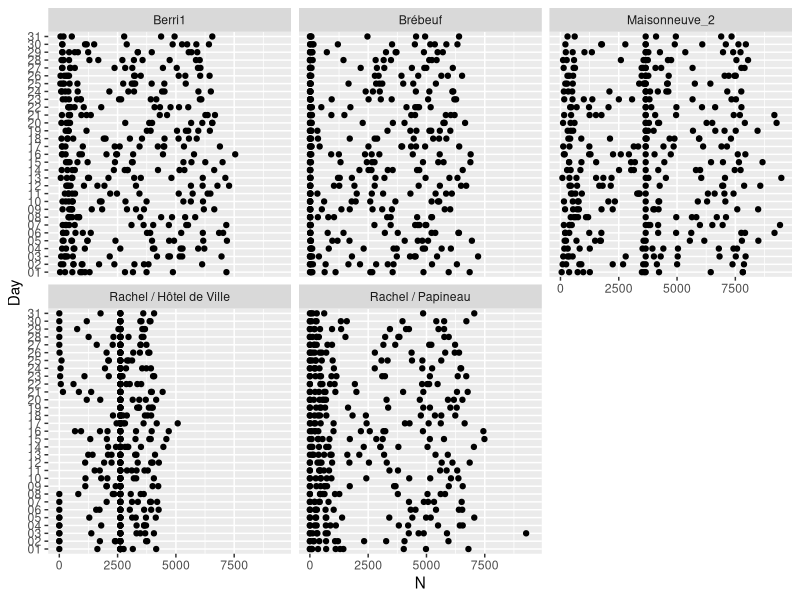
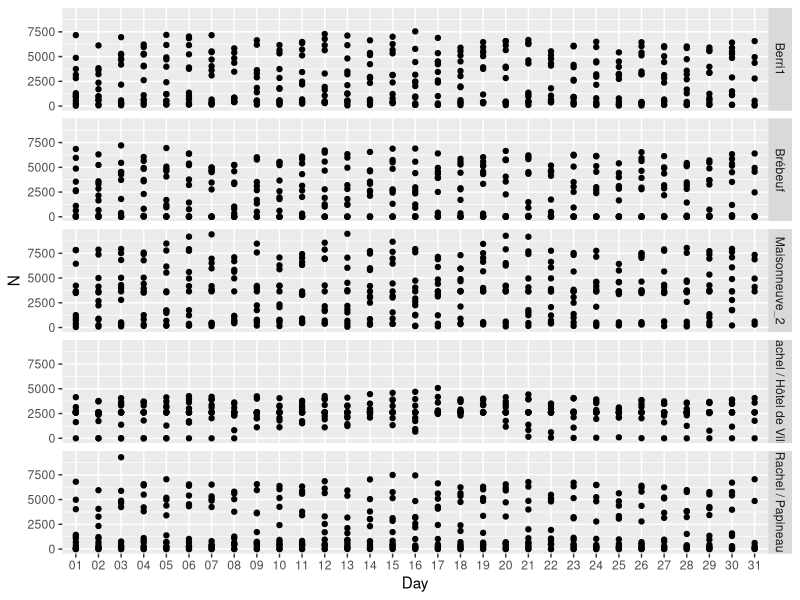
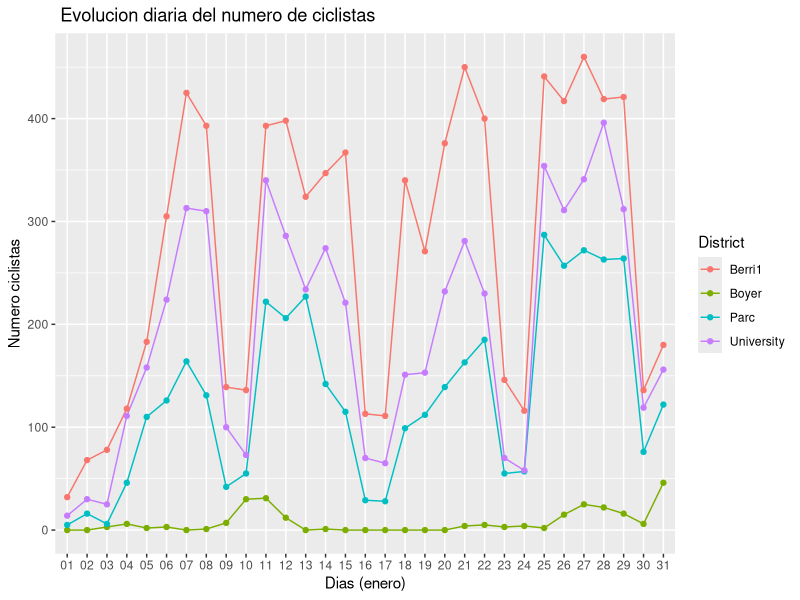

These figures' R source, in order:

library(tidyverse)
library(knitr)
bikes <- read_csv("bikes2016.csv")
str(bikes)

bikes <- dplyr::select(bikes, -Timestamp)

str(bikes)

bikes %>% 
  summarise_all(funs(100*mean(is.na(.))))

bikes <- bikes %>%
  gather(key = District, value = N, -Date) 

bikes %>%
  na.omit() %>%
  group_by(District) %>%
  summarise(personas = sum(N))

bikes %>%
  group_by(District) %>%
  mutate(N = ifelse(is.na(N), mean(N, na.rm = TRUE), N)) -> bikes

bikes %>%
  separate(Date, c("Day", "Month", "Year"), sep = "/") -> bikes

bikes %>%
  group_by(District) %>%
  summarise(ciclistas = sum(N)) %>%
  arrange(desc(ciclistas)) %>%
  slice(1:5)

filtro1 <- bikes %>%
  group_by(District) %>%
  summarise(ciclistas = sum(N)) %>%
  arrange(desc(ciclistas)) %>%
  slice(1:5) %>%
  select(-ciclistas)

bikes %>%
  semi_join(filtro1, by = c("District")) %>%
  arrange(District) %>%
  ggplot(aes(x = Day, y = N)) +
  geom_point() + geom_smooth() + coord_flip() +
  facet_wrap(District~.)

bikes %>%
  semi_join(filtro1, by = c("District")) %>%
  arrange(District) %>%
  ggplot(aes(x = Day, y = N)) +
  geom_point() + geom_smooth() + 
  facet_grid(District~.)


bikes %>%
  filter(District %in% c('Berri1', 'University', 'Boyer', 'Parc')) %>%
  filter(str_detect(Month, '01')) %>% kable

bikes %>%
  filter(District %in% c("Berri1", "University", "Boyer", "Parc")) %>%
  filter(str_detect(Month, "01")) %>%
  ggplot(aes(x = Day, y = N, group = District)) +
  geom_line(aes(color = District)) +
  geom_point(aes(color = District)) +
  labs(
    title = " Evolucion diaria del numero de ciclistas",
    x = "Dias (enero)",
    y = "Numero ciclistas"
  )



